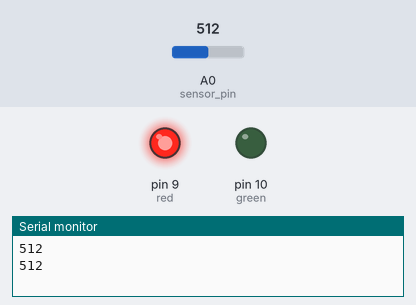
Recording of a sketch running on a simulated Arduino Uno, built with avr-gcc and run on an emulated ATmega328P. On the bench: output pins drawn as LEDs (lit = HIGH), the last lines printed to the serial monitor. Inputs (shaded band) come from the test bench; at power-on: A0 (sensor_pin) = 512.

Above: at 1.8 s.
1.9 s: A0 (sensor_pin) set to 402
3.4 s: A0 (sensor_pin) set to 371
At 4.3 s:
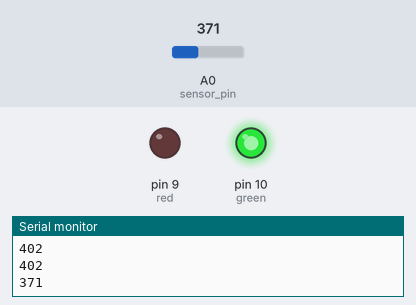
5.5 s: A0 (sensor_pin) set to 400
At 7.1 s:
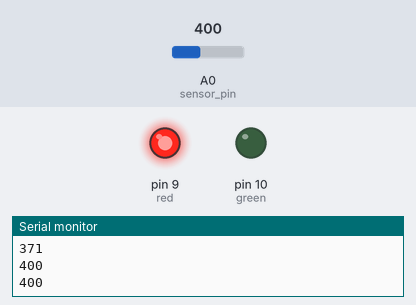
7.5 s: A0 (sensor_pin) set to 380
At 8.6 s:
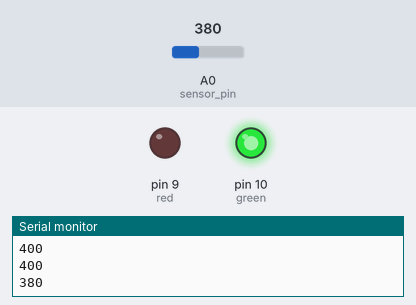
Timing chart, 0 to 10.5 s (numbered marks = the images above; inputs shaded):
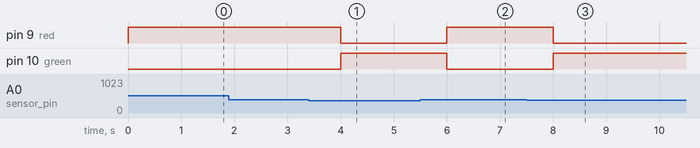

The sketch:

mq2.ino
```cpp
const int sensor_pin = A0;
int red =9;
int green =10;
void setup() {
 Serial.begin(115200);
  pinMode(sensor_pin, INPUT);
 pinMode(red,OUTPUT);
  pinMode(green,OUTPUT);}

void loop() {

 int sensor_analog;
 sensor_analog = analogRead(sensor_pin);
 Serial.println(sensor_analog);
   if(sensor_analog < 390){
    // Output HIGH to LED0 pin (LED0 ON)
    digitalWrite(green, 1);
    digitalWrite(red, 0);}
  // If the value measured by light sensor is greater than or equal to 512,turn off LED0
  else{
    // Output LOW to LED0 pin (LED0 OFF)
    digitalWrite(green, 0);
    digitalWrite(red, 1);}
 delay(1000);
}
```

Measured:
- the behaviour switches between 390 and 389 on A0 (sensor_pin) (found by bisection; images 0 and 1)
- after the input at 3.4 s, pin 9 (red): HIGH → LOW after 0.60 s; pin 10 (green): LOW → HIGH after 0.60 s
- after the input at 5.5 s, pin 9 (red): LOW → HIGH after 0.50 s; pin 10 (green): HIGH → LOW after 0.50 s
- after the input at 7.5 s, pin 9 (red): HIGH → LOW after 0.50 s; pin 10 (green): LOW → HIGH after 0.50 s
